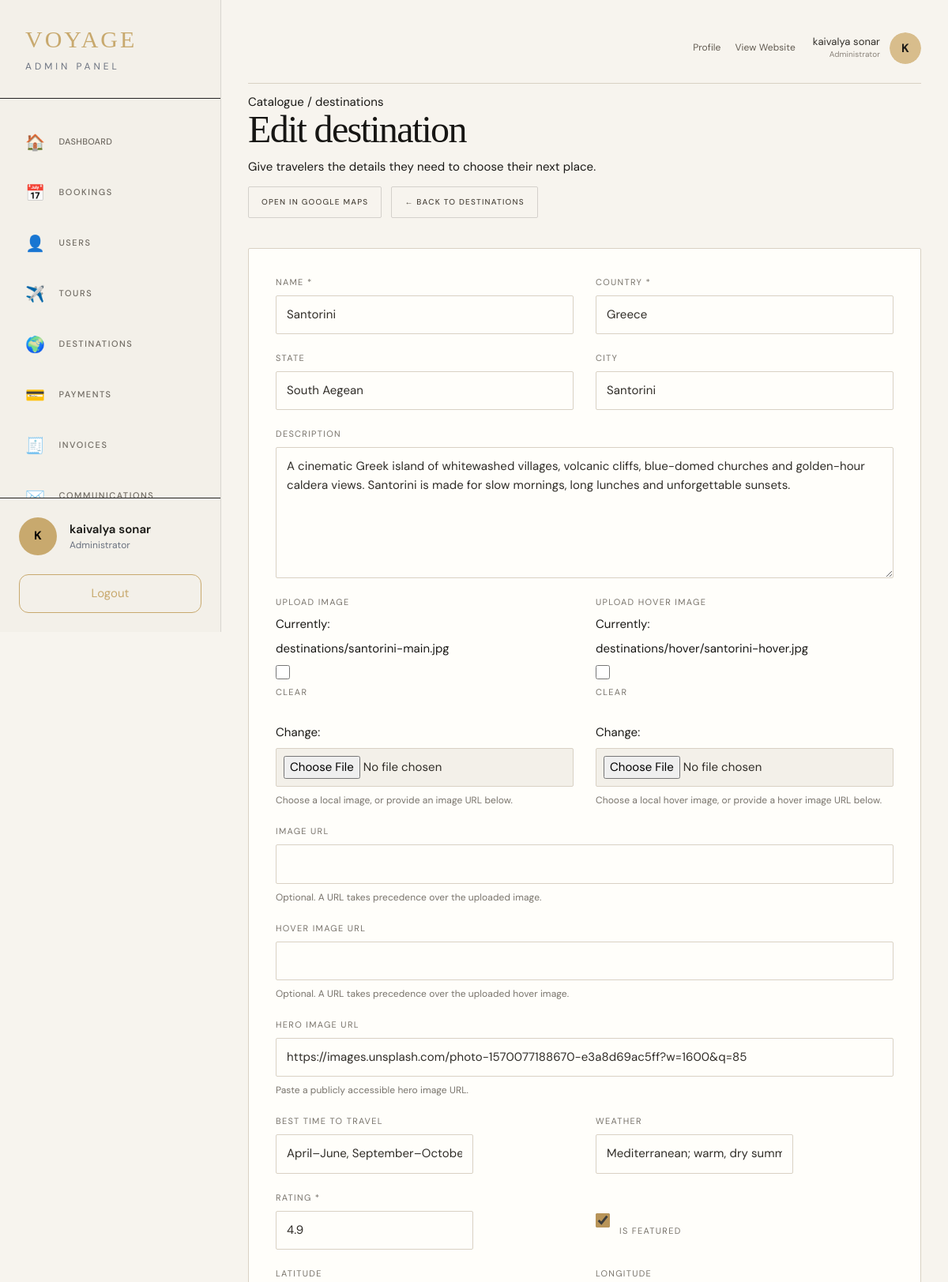
The app's page /dashboard/destinations/1/edit/ (signed in, upper part), older data.
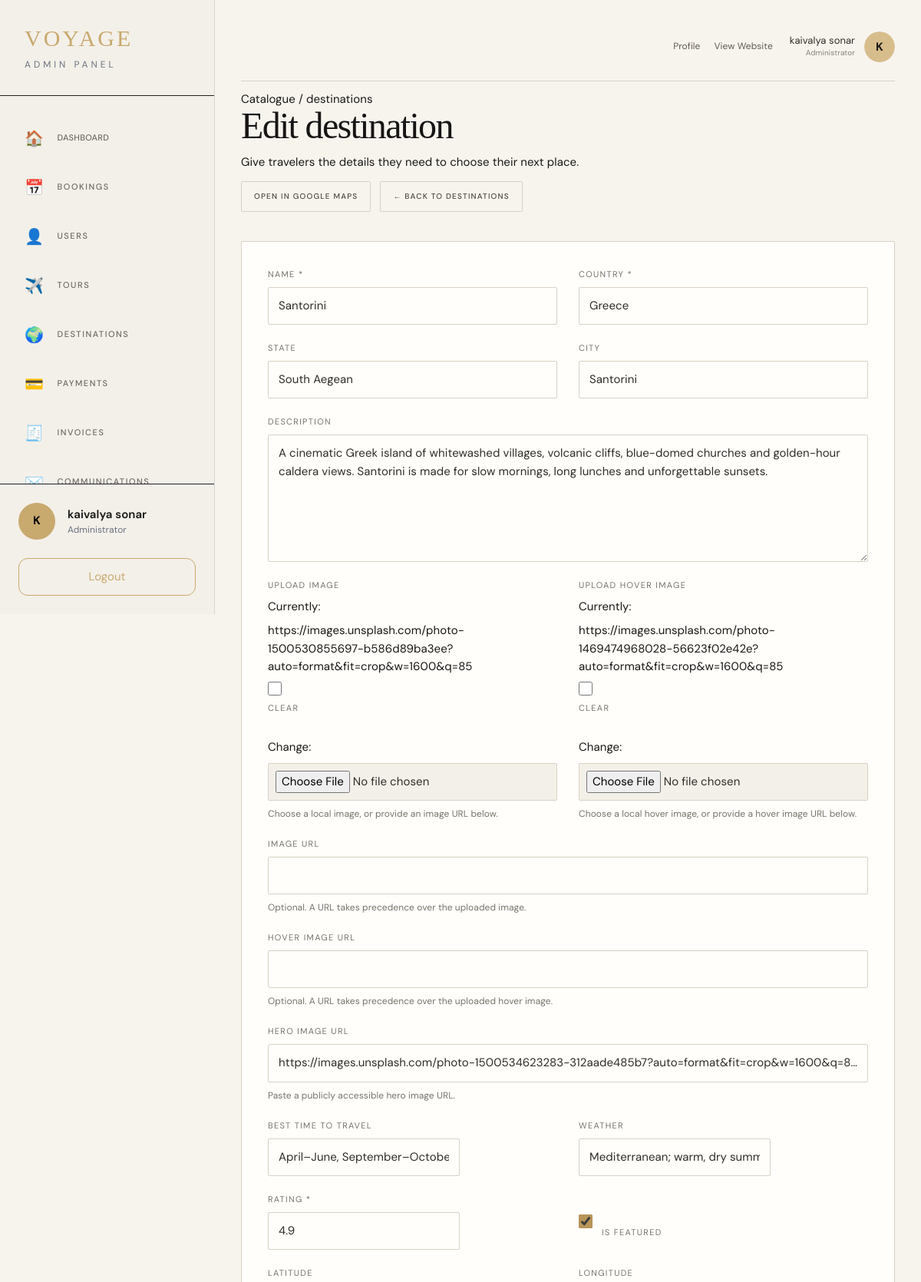
The same page, newer data.
### apps/core/models.py (models this page shows, shortened)
class Destination(models.Model):
    name = models.CharField(max_length=200)
    slug = models.SlugField(max_length=200, unique=True, blank=True, null=True)
    country = models.CharField(max_length=100)
    state = models.CharField(max_length=100, blank=True)
    city = models.CharField(max_length=100, blank=True)
    description = models.TextField(blank=True)
    hero_image = models.URLField(blank=True)
    image = models.ImageField(upload_to='destinations/', blank=True)
    image_url = models.URLField(blank=True)
    hover_image = models.ImageField(upload_to='destinations/hover/', blank=True)
    hover_image_url = models.URLField(blank=True)
    gallery = models.JSONField(blank=True, default=list)
    best_time_to_travel = models.CharField(max_length=100, blank=True)
    weather = models.CharField(max_length=200, blank=True)
    rating = models.DecimalField(max_digits=3, decimal_places=1, default=4.8)
    latitude = models.FloatField(blank=True, null=True)
    longitude = models.FloatField(blank=True, null=True)
    nearby_places = models.JSONField(blank=True, default=list)
    reviews = models.JSONField(blank=True, default=list)
    related_tours_text = models.TextField(blank=True)
    is_featured = models.BooleanField(default=False)
    order = models.IntegerField(default=0)
    class Meta:
        ordering = ['order']

### apps/admin_panel/decorators.py (the view)
    @login_required
    def wrapper(request, *args, **kwargs):
        if not request.user.is_staff:
            raise PermissionDenied()
        return view_func(request, *args, **kwargs)

### apps/admin_panel/views.py (called while the page is built)
@admin_required
def destination_form(request, pk=None):
    destination = get_object_or_404(Destination, pk=pk) if pk else None
    form = DestinationForm(request.POST or None, request.FILES or None, instance=destination)
    if request.method == "POST" and form.is_valid():
        form.save()
        messages.success(request, f"Destination {'updated' if destination else 'created'} successfully.")
        return redirect("admin_panel:destinations")
    return render(request, "admin_panel/destination_form.html", {"form": form, "destination": destination})

### apps/core/context_processors.py (called while the page is built)
def site_settings(request):
    try:
        settings = SiteSettings.load()
    except Exception:
        settings = None
    return {'site_settings': settings}

def footer_destinations_processor(request):
    return {
        'footer_destinations': Destination.objects.all()[:5]
    }

### apps/core/models.py (called while the page is built)
    @classmethod
    def load(cls):
        obj, _ = cls.objects.get_or_create(pk=1)
        return obj

### templates/admin_panel/destination_form.html (shortened to what this page needs)
{% extends "admin_panel/layouts/base.html" %}
{% block content %}
<div class="page-head">
    <div>
        <div class="eyebrow">Catalogue / destinations</div>
        <h1>{% if destination %}Edit destination{% else %}Create a destination{% endif %}</h1>
        <p>Give travelers the details they need to choose their next place.</p>
    </div>
    <div class="actions">
        {% if destination.latitude != None and destination.longitude != None %}
        <a class="btn" href="https://www.google.com/maps/search/?api=1&amp;query={{ destination.latitude }},{{ destination.longitude }}" target="_blank" rel="noopener noreferrer">Open in Google Maps</a>
        {% endif %}
        <a class="btn" href="{% url 'admin_panel:destinations' %}">← Back to destinations</a>
    </div>
</div>
<div class="panel destination-form-panel">
    <form method="post" enctype="multipart/form-data">
        <div class="form-grid destination-form-grid">
            {% for field in form %}
            <div class="field {% if field.name == 'description' %}full{% endif %}">
                <label for="{{ field.id_for_label }}">{{ field.label }}{% if field.field.required %} *{% endif %}</label>
                {{ field }}
                {% if field.help_text %}<span class="help">{{ field.help_text }}</span>{% endif %}
            </div>
            {% endfor %}
        </div>
    </form>
</div>
{% endblock %}

Row changes from the older to the newer data that the page shows:
changed Destination "Santorini": hero_image "https://images.unsplash.com/photo-1570077188670-e3a8d69ac5ff?w=1600&q=85" → "https://images.unsplash.com/photo-1500534623283-312aade485b7?auto=format&fit=crop&w=1600&q=85"
Text that changed along with them:
text no longer shown: "Currently: destinations/santorini-main.jpg CLEAR Change: Currently: destinations/hover/santorini-hover.jpg CLEAR Change:"
text now shown: "Currently: https://images.unsplash.com/photo-1500530855697-b586d89ba3ee?auto=format&fit=crop&w=1600&q=85 CLEAR Change: Currently: https://images.unsplash.com/photo-1469474968028-56623f02e42e?auto=format&fit=crop&w=1600&q=85 CLEAR Change:"
